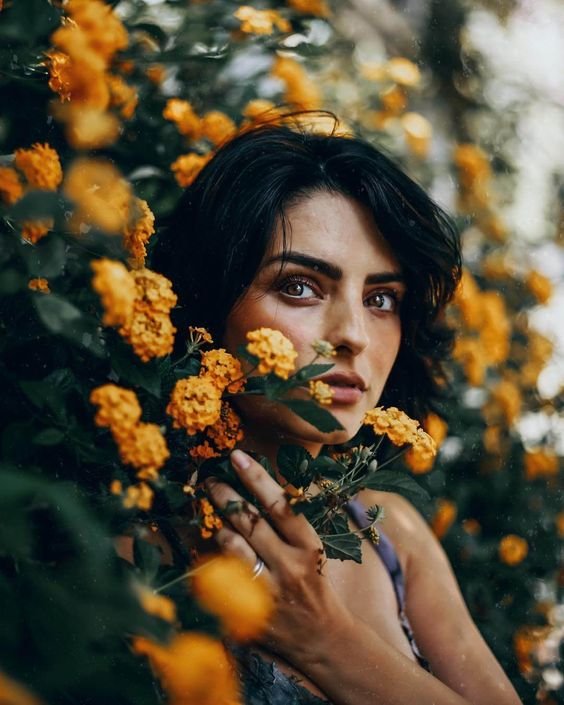
#> input picture Effect Model/Glow Effect/Photos/girl_and_flower.jpg, 564 x 705 px
$ python -i glow_effect.py   (imports and definitions only)
#> lines starting #> are read from the running program, lines starting #| are printed output that depends on the picture; after the words box and inside, x2 and y2 are one past the last pixel; in counts of white or black regions, pixels touching at a corner belong together
#> further down, picture is the input picture: shape (705, 564, 3); mean B, G, R 54.6, 75.8, 87.8
try:
    import cv2 as cv
    import mediapipe as mp
    import os
    import numpy as np
    import argparse
except Exception as e:
    print('Caught error while importing {}'.format(e))

_IMAGE_PATH = 'Photos\\girl_and_flower.jpg'
_SAVE_DIR = 'Shadow Saved Image'
_HIGHTLIGHT_COLOR = (255,255,255) #white
_SHADOW_COLOR_BLUE = (255,0,0) #blue
_SHADOW_COLOR_GREEN = (0,255,0) #green
_SHADOW_COLOR_RED = (0,0,255) #red

_COLOR = [_SHADOW_COLOR_RED, _SHADOW_COLOR_BLUE, _SHADOW_COLOR_GREEN]

def make_dir(directory):
    if not os.path.exists(directory):
        os.makedirs(directory)

# find current file main path to get image path
def find_file(name):
    current_path = __file__.replace(__file__.split('\\')[-1], name)
    return current_path

# [28 lines left out: functions resized_image, sefile_segmentation, not called in this run]

# find largest contour area
def maximum_contour(contours):
    max = contours[0]
    for c in contours:
        if(cv.contourArea(c) > cv.contourArea(max)):
            max = c
    return max

# draw contours follow maximum-contour
def get_contours_gray_max(image):
    blank = np.zeros(image.shape[:2], np.uint8)
    img_gray = cv.cvtColor(image, cv.COLOR_BGR2GRAY)
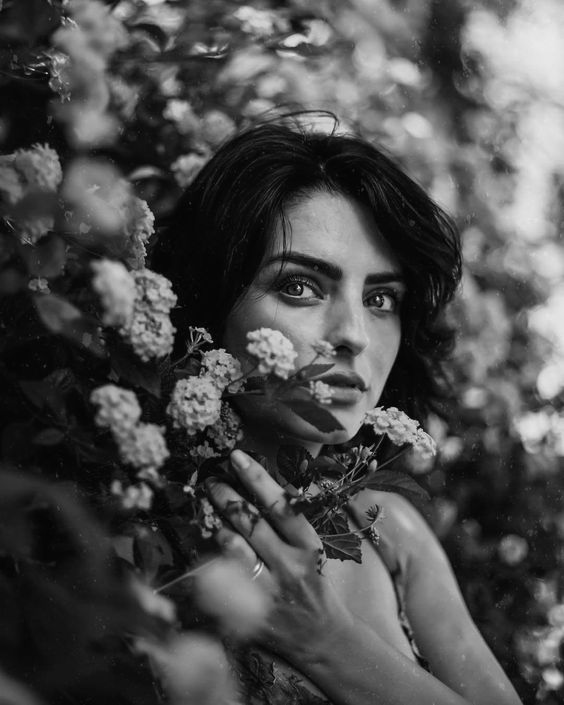
#> img_gray: shape (705, 564); min 0, max 234, mean 77
    img_blur = cv.GaussianBlur(img_gray, (5,5), 0)
    _, image_designed = cv.threshold(img_blur, 50, 255, cv.THRESH_BINARY)
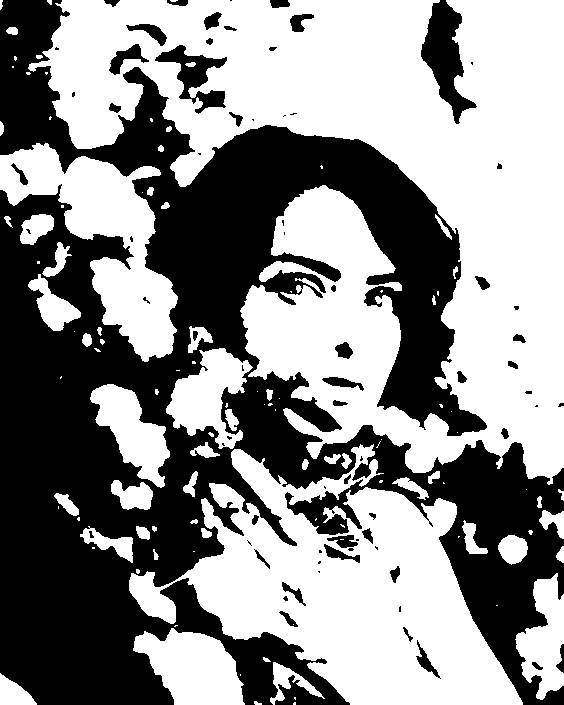
#> image_designed: shape (705, 564); 55.3% white; 73 black regions (31 under 20 px)
    #detect contours
    contours, _ = cv.findContours(image_designed, cv.RETR_EXTERNAL, cv.CHAIN_APPROX_SIMPLE)
#> contours = 103 contours, 59 with area under 20; largest, box (x1, y1, x2, y2) and area: (28, 0, 564, 485) 130714, (129, 444, 523, 705) 48756, (0, 143, 178, 362) 14848, (133, 628, 245, 705) 5525, (166, 348, 253, 449) 4226
    #find maximum contour
    max = maximum_contour(contours)
#> in maximum_contour, `max = contours[0]`: max = [[294, 702], [293, 703], [293, 704], [295, 704], [295, 702]]
#> the loop in maximum_contour, `for c in contours:` made 103 passes
#> c on passes 3, 4, 10, 13, 15, 17, 27, 30, 34, 35, 47, 48: [[294, 697], [294, 698], [295, 699], [295, 697]], [[240, 674], [240, 675]], [[496, 605], [497, 605]], [[193, 551], [194, 551]], [[92, 547], [92, 548], [94, 548], [94, 547]], [[458, 536], [458, 537], [459, 536]], [[316, 518], [315, 519], [315, 520], [316, 519]], [[58, 506], [58, 508]], [[526, 489]], [[443, 482], [443, 483], [444, 483]], [[381, 439]], [[457, 432]]
#> after the loop in maximum_contour, `for c in contours:`: max = contour of 1817 points, box (x1, y1, x2, y2) (28, 0, 564, 485), area 130714
    #draw
    cv.drawContours(blank, [max], 0, (255,255,255), 1, cv.LINE_AA)
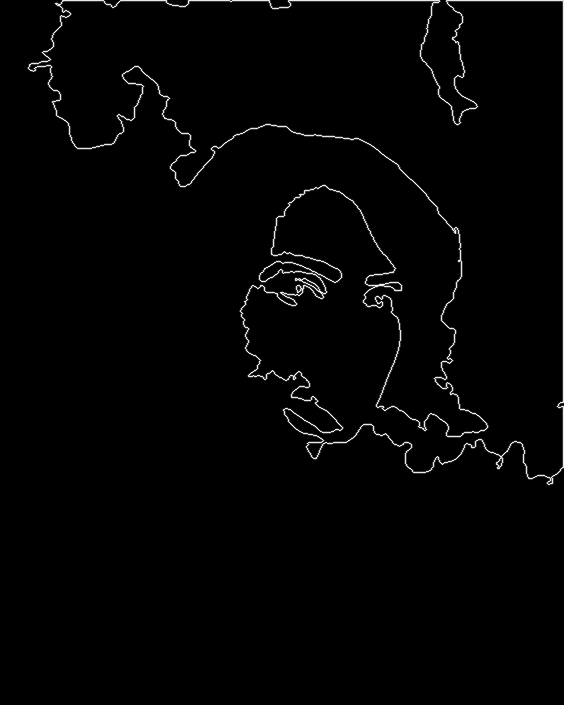
#> blank: shape (705, 564); min 0, max 255, mean 3.6

    return blank

# find and draw contours
# [128 lines left out: functions get_contours, draw_shadow, get_bg_edges, glow_effect_image, darking_background, darking_image, not called in this run]

# [15 lines not run here, left out]

>>> import cv2
>>> picture = cv2.imread('Photos/girl_and_flower.jpg')
>>> result = get_contours_gray_max(picture)
